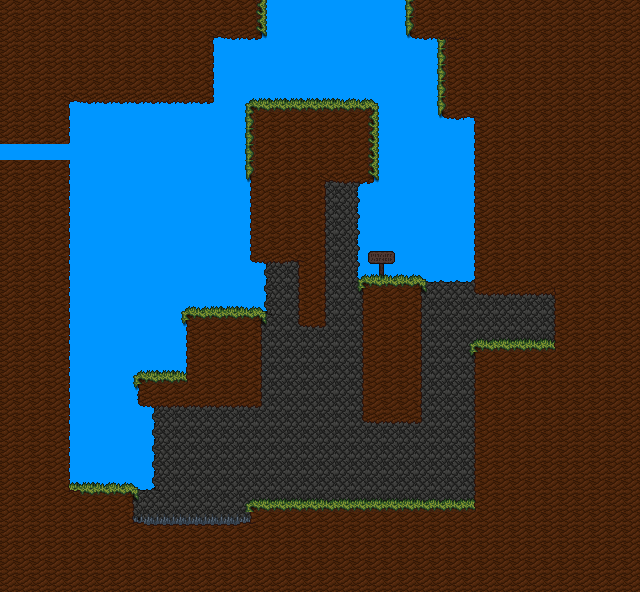

The image is a tile-based game level rendered from a .tmx file. Its description and source (layers, tilesets, objects; grid data summarised) follow:
An orthogonal 40x37 tile map with 16x16 px tiles, 3 tile layers (Background, Foreground, Overlay) and 6 objects (spawn, flag, spikes, cameraBoundsInitial, star, ...).

<map version="1.2" tiledversion="1.2.4" orientation="orthogonal" renderorder="right-down" width="40" height="37" tilewidth="16" tileheight="16" infinite="0" backgroundcolor="#0096ff" nextlayerid="60" nextobjectid="11">
 <tileset firstgid="1" source="../Tileset.tsx" />
 <layer id="56" name="Background" width="40" height="37">
  <data>[1480 cells, 392 non-empty, 13 distinct tile ids]</data>
 </layer>
 <layer id="57" name="Foreground" width="40" height="37">
  <data>[1480 cells, 979 non-empty, 21 distinct tile ids]</data>
 </layer>
 <layer id="58" name="Overlay" width="40" height="37">
  <data>[1480 cells, 68 non-empty, 12 distinct tile ids]</data>
 </layer>
 <objectgroup id="59" name="Object Layer 1">
  <object id="1" name="spawn" x="315.5" y="470">
   <point />
  </object>
  <object id="2" name="flag" x="93" y="486.5">
   <point />
  </object>
  <object id="3" name="spikes" x="129.833" y="511" width="125.833" height="20" />
  <object id="4" name="cameraBoundsInitial" x="0" y="112" width="640" height="463" />
  <object id="7" name="star" x="299" y="73.5">
   <point />
  </object>
  <object id="10" name="sign:walljump" x="366.182" y="249.455" width="30.1818" height="16.1818" />
 </objectgroup>
</map>